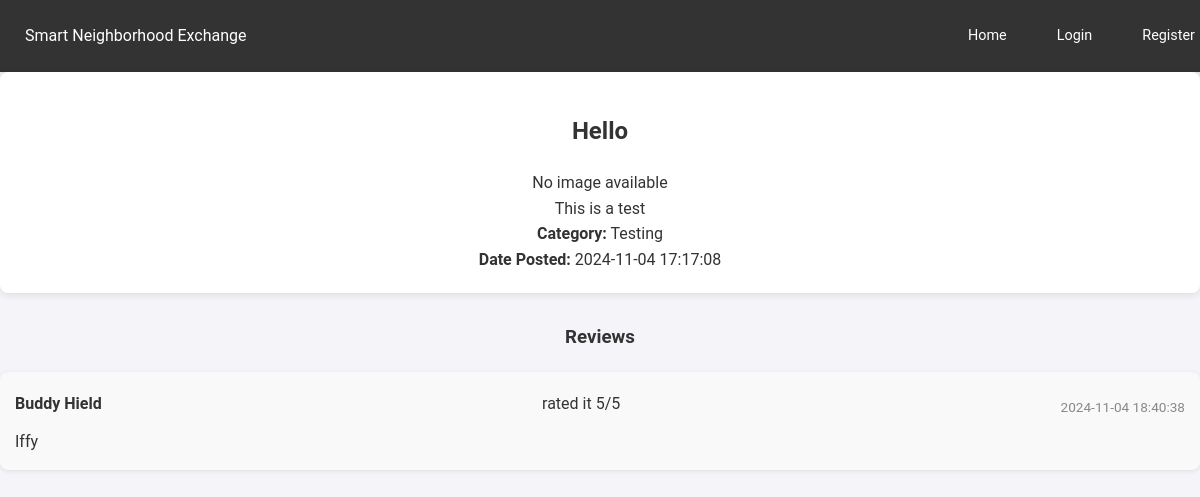
/resource/1, run on the app's committed database.
### tables this page shows
CREATE TABLE Resource (
    resource_id INTEGER PRIMARY KEY AUTOINCREMENT,
    user_id INTEGER NOT NULL,
    title TEXT NOT NULL,
    description TEXT,
    images TEXT,
    category TEXT,
    availability TEXT DEFAULT 'available',
    date_posted TEXT NOT NULL, status TEXT DEFAULT 'available',
    FOREIGN KEY (user_id) REFERENCES User(user_id)
);

CREATE TABLE Review (
    review_id INTEGER PRIMARY KEY AUTOINCREMENT,
    resource_id INTEGER NOT NULL,
    user_id INTEGER NOT NULL,
    reviewer_id INTEGER NOT NULL,
    rating INTEGER NOT NULL CHECK(rating BETWEEN 1 AND 5),
    comment TEXT,
    timestamp TEXT NOT NULL,
    FOREIGN KEY (resource_id) REFERENCES Resource(resource_id),
    FOREIGN KEY (user_id) REFERENCES User(user_id),
    FOREIGN KEY (reviewer_id) REFERENCES User(user_id)
);

CREATE TABLE User (
    user_id INTEGER PRIMARY KEY AUTOINCREMENT,
    name TEXT NOT NULL,
    email TEXT NOT NULL UNIQUE,
    password TEXT NOT NULL,
    profile_image TEXT,
    location TEXT,
    reputation_score INTEGER DEFAULT 0
);

### app.py (the view)
@app.route('/resource/<int:resource_id>')
def resource_details(resource_id):
    conn = get_db_connection()
    resource = conn.execute('SELECT * FROM Resource WHERE resource_id = ?', (resource_id,)).fetchone()
    reviews = conn.execute(
        'SELECT Review.rating, Review.comment, Review.timestamp, User.name '
        'FROM Review JOIN User ON Review.reviewer_id = User.user_id '
        'WHERE Review.resource_id = ? ORDER BY Review.timestamp DESC',
        (resource_id,)
    ).fetchall()
    average_rating = conn.execute(
        'SELECT AVG(rating) as avg_rating FROM Review WHERE resource_id = ?',
        (resource_id,)
    ).fetchone()['avg_rating']
    conn.close()
    if resource is None:
        flash('Resource not found.')
        return redirect(url_for('index'))
    average_rating = round(average_rating, 2) if average_rating else 'No ratings yet'
    return render_template('resource_details.html', resource=resource, reviews=reviews, average_rating=average_rating)

### app.py (called while the page is built)
def get_db_connection():
    conn = sqlite3.connect('smart_neighborhood.db')
    conn.row_factory = sqlite3.Row  # To access columns by name
    return conn

### templates/resource_details.html (shortened to what this page needs)
{% include 'nav.html' %}
<!DOCTYPE html>
<html lang="en">
<head>
    <link rel="stylesheet" href="{{ url_for('static', filename='css/style.css') }}">
</head>
<body>
    <div class="container">
        <h2>{{ resource['title'] }}</h2>
        {% if resource['images'] %}
            <img src="{{ url_for('static', filename=resource['images']) }}" alt="Resource Image" class="listing-image">
        {% else %}
            <p>No image available</p>
        {% endif %}
        <p>{{ resource['description'] }}</p>
        <p><strong>Category:</strong> {{ resource['category'] }}</p>
        <p><strong>Date Posted:</strong> {{ resource['date_posted'] }}</p>
    </div>
        <section class="reviews">
            <h3>Reviews</h3>
            {% if reviews %}
                <ul class="review-list">
                    {% for review in reviews %}
                        <li class="review-item">
                            <div class="review-header">
                                <strong>{{ review['name'] }}</strong> rated it {{ review['rating'] }}/5
                                <span class="review-timestamp">{{ review['timestamp'] }}</span>
                            </div>
                            <p>{{ review['comment'] }}</p>
                        </li>
                    {% endfor %}
                </ul>
            {% else %}
                <p>No reviews yet. Be the first to review!</p>
            {% endif %}
        </section>
</body>
</html>

### static/css/style.css (style rules this page uses)
body { font-family: 'Arial', sans-serif; background-color: #f4f4f9; color: #333; margin: 0; padding: 0; }
.container { max-width: 1200px; margin: 0 auto; padding: 20px; background-color: #fff; border-radius: 8px; box-shadow: 0 2px 8px rgba(0, 0, 0, 0.1); text-align: center; }
h2, h3 { text-align: center; margin-bottom: 20px; }
.review-timestamp, .listing-date { display: block; font-size: 0.85em; color: #888; margin-top: 10px; }
p { margin: 10px 0; }
body { font-family: 'Roboto', sans-serif; background-color: #f4f4f9; color: #333; margin: 0; padding: 0; line-height: 1.6; }
strong { color: #333; }
.reviews { margin-top: 30px; }
.review-list { list-style: none; padding: 0; }
.review-item { background-color: #f9f9f9; padding: 15px; margin-bottom: 15px; border-radius: 8px; box-shadow: 0 1px 4px rgba(0, 0, 0, 0.1); }
.review-header { display: flex; justify-content: space-between; align-items: center; margin-bottom: 10px; }
.review-timestamp { font-size: 0.85em; color: #888; }
h3 { text-align: center; margin-bottom: 20px; }
p { margin: 0; }

### data on the page
Resource: title "Hello", description "This is a test", category "Testing", date_posted "2024-11-04 17:17:08"
Review: name "Buddy Hield", rating "5", timestamp "2024-11-04 18:40:38", comment "Iffy"
